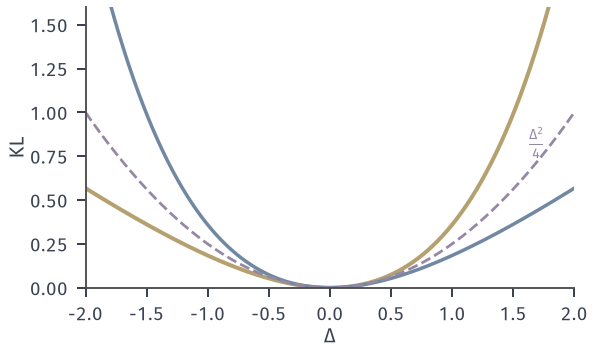

Write the Python code that produced this figure.
"""Log-variance coordinate tau=ln sigma^2, displacement Delta. Blue: D(P_tau||P_{tau+Delta})=(Delta+e^{-Delta}-1)/2;
yellow: reverse direction (e^{Delta}-Delta-1)/2; purple dashed: quadratic Delta^2/4 = (1/2) G Delta^2 with G=1/2."""
from pathlib import Path
import sys
HERE = Path(__file__).resolve().parent
sys.path.insert(0, str(HERE.parent/"igeo-common"))
from common import *

fig, ax = figure(width_mm=84, height_mm=50)
d = np.linspace(-2, 2, 400)
fwd = 0.5*(d+np.exp(-d)-1); rev = 0.5*(np.exp(d)-d-1); quad = d*d/4
ax.plot(d, rev, color=YELLOW, lw=1.6); ax.plot(d, fwd, color=BLUE, lw=1.4)
ax.plot(d, quad, color=PURPLE, lw=1.1, ls='--')
ax.set_xlim(-2, 2); ax.set_ylim(0, 1.6)
ax.set_xlabel(r'$\Delta$', labelpad=1); ax.set_ylabel('KL', labelpad=1)
ax.text(1.62, 0.78, r'$\frac{\Delta^{2}}{4}$', color=PURPLE)
save(fig, HERE, 'figure', {'fwd_0.5': 0.5*(0.5+np.exp(-0.5)-1), 'rev_0.5': 0.5*(np.exp(0.5)-1.5), 'quad_0.5': 0.0625,
                            'fwd_2': 0.5*(2+np.exp(-2)-1), 'rev_2': 0.5*(np.exp(2)-3)})
